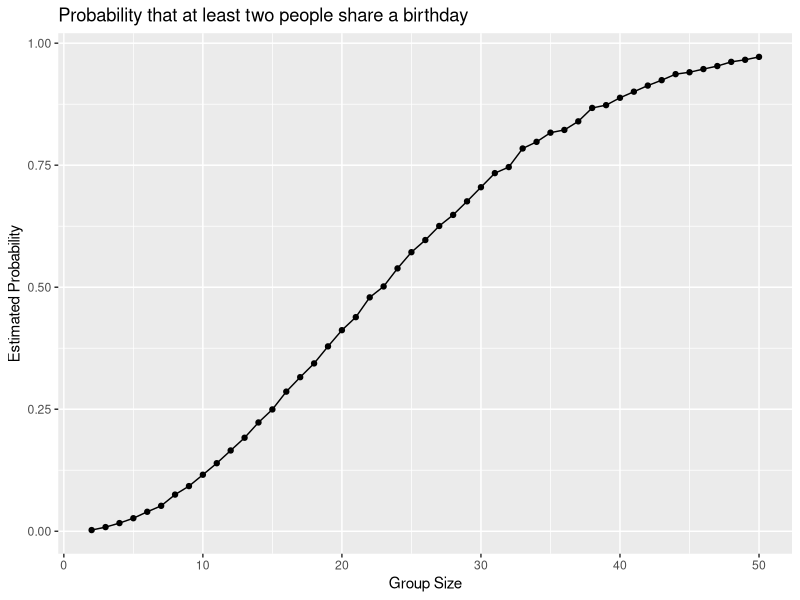

This figure's R source:
## ---- chunk 1
library(tidyverse)
set.seed(1)

shared_bday = function(n_group) {

  sim_bday = sample(1:365, size = n_group, replace = TRUE)
  any(duplicated(sim_bday))

}

#For any(duplicated()) was unsure where to find in notes so used AI to help find this function. The use is straightforward, if any of the called upon birthdays from the sample() are duplicated.
#Duplicated flags birthdays already included in sample. Any() returns true if a birthday is repeated, false if not. 
## ---- chunk 2
bday_results_df =
  expand_grid(
    group_size = 2:50,
    iter = 1:10000
  ) |>
  mutate(shared = map(group_size, shared_bday)) |>
  unnest(shared) |>
  group_by(group_size) |>
  summarize(prob_shared = mean(shared))

bday_results_df
## ---- chunk 3
bday_results_df |>
  ggplot(aes(x = group_size, y = prob_shared)) +
  geom_point() +
  geom_path() +
  labs(
    title = "Probability that at least two people share a birthday",
    x = "Group Size",
    y = "Estimated Probability"
  )
## ---- chunk 4
study_df =
  tibble(
    files = list.files("data/hw5_data/"),
    path = str_c("data/hw5_data/", files)
  ) %>%
  mutate(data = map(path, read_csv)) %>%
  unnest(data)
